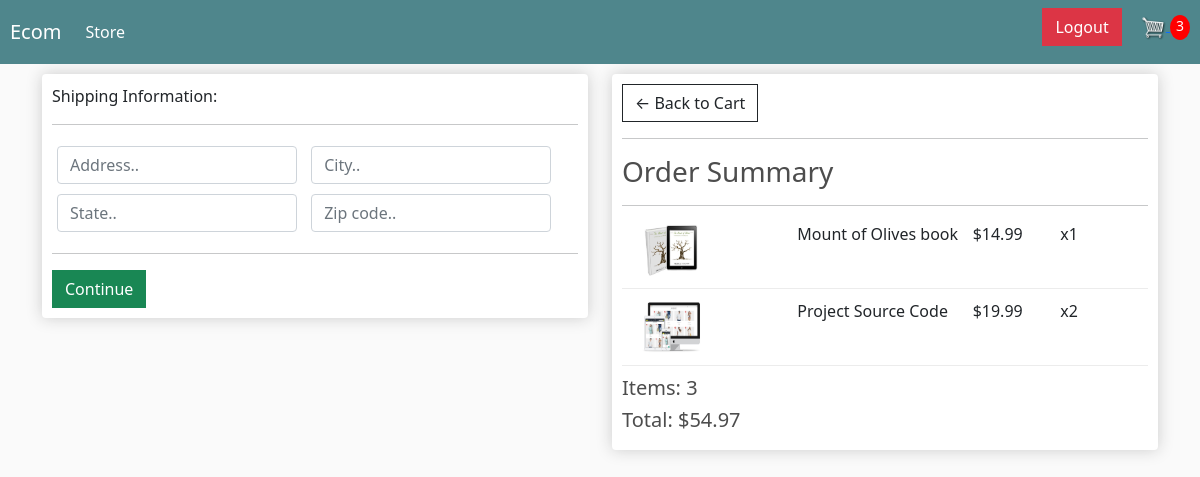
Screenshot of /checkout/ (signed in) with the database file from the repository.
### store/models.py (models this page shows, shortened)
class OrderItem(models.Model):
    product = models.ForeignKey(Product, on_delete=models.SET_NULL, blank=True, null=True)
    order = models.ForeignKey(Order, on_delete=models.SET_NULL,blank=True, null=True)
    quantity = models.IntegerField(default=0, null=True, blank=True)
    date_added = models.DateTimeField(auto_now_add=True)
    @property
    def get_total(self):
        total = self.quantity * self.product.price
        return total

class Product(models.Model):
    name = models.CharField(max_length=200, null=True)
    price = models.FloatField()
    digital = models.BooleanField(default=False, null=True, blank=False)
    image = models.ImageField(null=True, blank=True)
    @property
    def imageURL(self):
        try:
            url = self.image.url
        except:
            url = ''
        return url

class Order(models.Model):
    customer = models.ForeignKey(Customer, on_delete=models.SET_NULL, null=True, blank=True)
    date_ordered = models.DateTimeField(auto_now_add=True)
    complete = models.BooleanField(default=False, null=True, blank=False)
    transaction_id = models.CharField(max_length=100, null=True)
    @property
    def shipping(self):
        shipping = False
        orderitems = self.orderitem_set.all()
        for item in orderitems:
            if item.product.digital == False:
                shipping = True
        return shipping
    @property
    def get_cart_total(self):
        orderitems = self.orderitem_set.all()
        total = sum([item.get_total for item in orderitems])
        return total
    @property
    def get_cart_items(self):
        orderitems = self.orderitem_set.all()
        total = sum([item.quantity for item in orderitems])
        return total

### store/views.py (the view)
# urls.py: path('checkout/', views.checkout, name='checkout'),
@login_required
def checkout(request):
    data = cartData(request)
    cartItems = data['cartItems']
    order = data['order']
    items = data['items']
    context = {
        'items': items,
        'order': order,
        'cartItems': cartItems
    }
    return render(request, 'store/checkout.html', context)

### store/utils.py (called while the page is built)
def cartData(request):
    if request.user.is_authenticated:
        customer = request.user.customer
        order, created = Order.objects.get_or_create(customer=customer, complete=False)
        items = order.orderitem_set.all()
        cartItems = order.get_cart_items
    else:
        cookieData = cookieCart(request)
        cartItems = cookieData['cartItems']
        order = cookieData['order']
        items = cookieData['items']
    return {'cartItems': cartItems, 'order': order, 'items': items}

### store/templates/store/checkout.html (shortened to what this page needs)
{% extends 'store/main.html' %}
{% load static %}
{% block content %}
<div class="row">
	<div class="col-lg-6">
		<div class="box-element" id="form-wrapper">
            <form id="form">
                <div id="shipping-info">
                    <p>Shipping Information:</p>
                    <hr>
                    <div class="form-field">
                        <input class="form-control" type="text" name="address" placeholder="Address..">
                    </div>
                    <div class="form-field">
                        <input class="form-control" type="text" name="city" placeholder="City..">
                    </div>
                    <div class="form-field">
                        <input class="form-control" type="text" name="state" placeholder="State..">
                    </div>
                    <div class="form-field">
                        <input class="form-control" type="text" name="zipcode" placeholder="Zip code..">
                    </div>
                </div>
                <hr>
                <input id="form-button" class="btn btn-success btn-block" type="submit" value="Continue">
            </form>
		</div>
        <br>
	</div>
	<div class="col-lg-6">
        <div class="box-element">
            <a  class="btn btn-outline-dark" href="{% url 'cart' %}">&#x2190; Back to Cart</a>
            <hr>
            <h3>Order Summary</h3>
            <hr>
            {% for item in items %}
                <div class="cart-row">
                    <div style="flex:2"><img class="row-image" src="{{ item.product.imageURL }}"></div>
                    <div style="flex:2"><p>{{ item.product.name }}</p></div>
                    <div style="flex:1"><p>${{ item.product.price|floatformat:2 }}</p></div>
                    <div style="flex:1"><p>x{{ item.quantity }}</p></div>
                </div>
            {% endfor %}
            <h5>Items:   {{ order.get_cart_items }}</h5>
            <h5>Total:   ${{ order.get_cart_total|floatformat:2 }}</h5>
        </div>
	</div>
</div>
{% endblock content %}

### static/css/main.css (style rules this page uses)
body { background-color: hsl(0, 0%, 98%); }
h1, h2, h3, h4, h5, h6 { color: hsl(0, 0%, 30%); }
.box-element { box-shadow: hsl(0, 0%, 80%) 0 0 16px; background-color: #fff; border-radius: 4px; padding: 10px; }
.col-lg-4, .col-lg-6, .col-lg-8, .col-lg-12 { margin-top: 10px; }
.btn { border-radius: 0; }
.row-image { width: 100px; }
.form-field { width: 250px; display: inline-block; padding: 5px; }
.cart-row { display: flex; align-items: flex-stretch; padding-bottom: 10px; margin-bottom: 10px; border-bottom: 1px solid #ececec; }

### rows the page displays
OrderItem: product.imageURL (picture), product.name "Mount of Olives book", product.price "14.99", quantity "1"
OrderItem: product.imageURL (picture), product.name "Project Source Code", product.price "19.99", quantity "2"
Order: get_cart_items "3", get_cart_total "54.97"

### other values shown
{{ cartItems }} "3"
